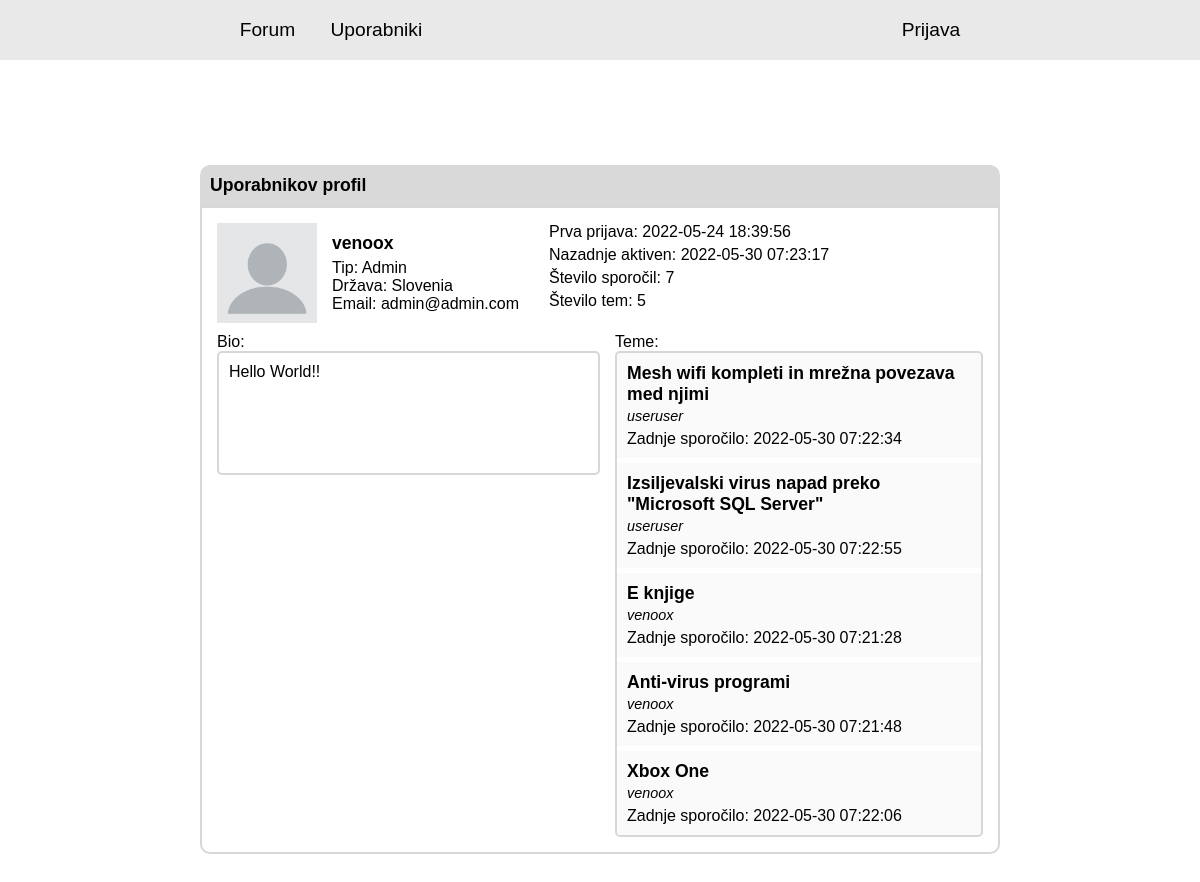
The app's page /code/index.php/user?id=8 with its own data.
### tables this page shows
CREATE TABLE `user` (
  `id` int(11) NOT NULL AUTO_INCREMENT,
  `username` varchar(50) NOT NULL,
  `email` varchar(50) NOT NULL,
  `password` varchar(64) NOT NULL,
  `role` int(11) NOT NULL,
  `bio` text DEFAULT NULL,
  `profile_picture` text NOT NULL DEFAULT 'assets/profile_pictures/default.png',
  `country` int(11) NOT NULL,
  `joined_at` timestamp NOT NULL DEFAULT current_timestamp(),
  `last_active` timestamp NOT NULL DEFAULT current_timestamp(),
  PRIMARY KEY (`id`),
  UNIQUE KEY `username` (`username`),
  UNIQUE KEY `email` (`email`),
  KEY `role` (`role`),
  KEY `country` (`country`),
  CONSTRAINT `user_ibfk_2` FOREIGN KEY (`role`) REFERENCES `role` (`id`),
  CONSTRAINT `user_ibfk_3` FOREIGN KEY (`country`) REFERENCES `country` (`id`)
);

CREATE TABLE `role` (
  `id` int(11) NOT NULL AUTO_INCREMENT,
  `role` varchar(20) NOT NULL,
  PRIMARY KEY (`id`)
);

CREATE TABLE `country` (
  `id` int(11) NOT NULL AUTO_INCREMENT,
  `name` tinytext NOT NULL,
  PRIMARY KEY (`id`)
);

CREATE TABLE `thread` (
  `id` int(11) NOT NULL AUTO_INCREMENT,
  `title` text NOT NULL,
  `description` text DEFAULT NULL,
  `category` int(11) NOT NULL,
  `created_timestamp` timestamp NOT NULL DEFAULT current_timestamp(),
  `original_poster` int(11) NOT NULL,
  `locked` int(11) NOT NULL DEFAULT 0,
  PRIMARY KEY (`id`),
  KEY `category` (`category`),
  KEY `original_poster` (`original_poster`),
  CONSTRAINT `thread_ibfk_1` FOREIGN KEY (`category`) REFERENCES `category` (`id`),
  CONSTRAINT `thread_ibfk_2` FOREIGN KEY (`original_poster`) REFERENCES `user` (`id`)
);

CREATE TABLE `post` (
  `id` int(11) NOT NULL AUTO_INCREMENT,
  `thread` int(11) NOT NULL,
  `user` int(11) NOT NULL,
  `content` text NOT NULL,
  `created_timestamp` timestamp NOT NULL DEFAULT current_timestamp(),
  `modified_timestamp` timestamp NOT NULL DEFAULT '0000-00-00 00:00:00' ON UPDATE current_timestamp(),
  PRIMARY KEY (`id`),
  KEY `thread` (`thread`),
  KEY `user` (`user`),
  CONSTRAINT `post_ibfk_1` FOREIGN KEY (`thread`) REFERENCES `thread` (`id`),
  CONSTRAINT `post_ibfk_2` FOREIGN KEY (`user`) REFERENCES `user` (`id`)
);

### code/controller/UserController.php (called while the page is built, shortened)
<?php
require_once 'model/UserDB.php';
class UserController {
    public static function user() {
        $id = isset($_GET["id"]) ? intval($_GET["id"]) : null;
        $user = UserDB::getUserInfo($id);
        $threads = ThreadDB::getWhere(["original_poster" => $id]);
        foreach ($threads as $key => $thread) {
            $threads[$key]["lastPost"] = ThreadDB::lastPost($thread["id"]);
        }
        $vars = [
            "user" => $user,
            "threads" => $threads
        ];
        ViewHelper::render("view/user-profile.php", $vars);
    }
}

### code/model/UserDB.php (called while the page is built, shortened)
<?php
require_once "model/CRUD.php";
class UserDB extends CRUD {
    public static function getUserInfo($id) {
        $db = DBInit::getInstance();
        $statement = $db->prepare("
        SELECT
            user.id,
            email,
            bio,
            username,
            role.role,
            joined_at,
            last_active,
            profile_picture,
            country,
            country.name AS country_name,
            (SELECT COUNT(*) FROM thread WHERE thread.original_poster = user.id) as thread_count,
            (SELECT COUNT(*) FROM post WHERE post.thread IN (SELECT id FROM thread WHERE thread.original_poster = user.id)) as post_count
        FROM user, role, country
        WHERE user.role = role.id AND user.country = country.id AND user.id = :id;");
        $statement->bindValue(":id", $id);
        $statement->execute();
        return $statement->fetch(PDO::FETCH_ASSOC);
    }
}

### code/model/CRUD.php (called while the page is built, shortened)
<?php
abstract class CRUD {
    public static $table_name = "";
    public static $table_columns = [];
    public static function getWhere($values) {
        $db = DBInit::getInstance();
        $table_name = static::$table_name;
        $table_columns = static::$table_columns;
        $params = "";
        foreach ($values as $column => $_) {
            $params .= "$column = :$column, ";
        }
        $params = rtrim($params, ", ");
        $statement = $db->prepare("SELECT * FROM $table_name WHERE $params");
        foreach ($values as $column => $value) {
            $statement->bindParam(":$column", $value, $table_columns[$column]);
        }
        $statement->execute();
        $items = $statement->fetchAll(PDO::FETCH_ASSOC);
        if ($items != null) {
            return $items;
        } else {
            return [];
        }
    }
}

### code/model/ThreadDB.php (called while the page is built, shortened)
<?php
require_once "model/CRUD.php";
class ThreadDB extends CRUD {
    public static function lastPost($id) {
        $db = DBInit::getInstance();
        $query = "SELECT * FROM post, user WHERE user.id = post.user AND thread = :id ORDER BY created_timestamp DESC LIMIT 1";
        $statement = $db->prepare($query);
        $statement->bindValue(":id", $id);
        $statement->execute();
        return $statement->fetch(PDO::FETCH_ASSOC);
    }
}

### code/view/user-profile.php (the view, shortened to what this page needs)
<?php
include "html-header.php";
include "menu.php";
?>
<body>
    <main>
        <div class="main-header users">
            <div class="user-column">Uporabnikov profil</div>
        </div>
        <div class="section-box">
            <div class="section-content">
                <div class="user-profile">
                    <div class="user-profile-info-container">
                        <div class="user-profile-info">
                            <img class="user-profile-img" width="100px" src="<?= explode("index.php", BASE_URL)[0] . $user["profile_picture"] ?>" />
                            <div class="user-info">
                                <a class="user-name" href="<?= BASE_URL . "user?id=" . $user["id"] ?>"><?= $user["username"] ?></a>
                                <div class="user-role">Tip: <?= $user["role"] ?></div>
                                <div class="user-role">Država: <?= $user["country_name"] ?></div>
                                <div class="user-role">Email: <?= $user["email"] ?></div>
                            </div>
                        </div>
                        <div class="user-profile-activity">
                            <div>Prva prijava: <?= $user["joined_at"] ?></div>
                            <div>Nazadnje aktiven: <?= $user["last_active"] ?></div>
                            <div>Število sporočil: <?= $user["post_count"] ?></div>
                            <div>Število tem: <?= $user["thread_count"] ?></div>
                        </div>
                    </div>
                    <div class="user-profile-bio-thread-container">
                        <div class="user-profile-bio">
                            <div>Bio:</div>
                            <div class="user-profile-bio-content">
                                <?= $user["bio"] ?>
                            </div>
                        </div>
                        <div class="user-profile-threads">
                            <div>Teme:</div>
                            <div class="user-profile-threads-content">
                                <?php foreach ($threads as $thread): ?>
                                <div class="user-profile-thread">
                                    <div class="thread-title">
                                        <a href="<?= BASE_URL . "forum/thread?id=" . $thread["id"] ?>">
                                            <?= $thread["title"] ?>
                                        </a>
                                    </div>
                                    <div class="thread-author">
                                        <span>
                                        <?= $thread["lastPost"]["username"]  ?>
                                        </span>
                                    </div>
                                    <div class="thread-last-message">
                                        Zadnje sporočilo: <?= $thread["lastPost"]["created_timestamp"]  ?>
                                    </div>
                                </div>
                                <?php endforeach; ?>
                            </div>
                        </div>
                    </div>
                </div>
            </div>
        </div>
    </main>
</body>

### code/assets/style.css (style rules this page uses)
* { margin: 0; padding: 0; font-family: Poppins, sans-serif; }
a { text-decoration: none; color: black; }
main { padding: 50px 25px; }
.main-header { display: none; border-radius: 10px 10px 0 0; }
.section-content { border: 2px solid var(--border-gray); border-radius: 0 0 10px 10px; }
@media screen and (min-width: 1200px) { .main-header { display: flex; padding: 10px; } }
@media screen and (min-width: 1200px) { .main-header > div { font-size: 1.1rem; font-weight: 600; } }
@media screen and (min-width: 1200px) { main { padding: 100px 200px; } }
@media screen and (min-width: 1200px) { .main-header { display: flex; align-items: center; background-color: var(--main-gray); } }
.thread-title { margin-bottom: 2px; }
.thread-title > a { font-size: 1.1rem; font-weight: 600; }
.thread-author > span { font-size: 0.9rem; font-style: italic; }
.user-column { display: flex; flex: 4; }
.user-info { display: flex; flex-direction: column; justify-content: center; }
.user-name { font-weight: 600; margin-bottom: 5px; font-size: 1.1rem; }
.user-profile { padding: 15px; }
.user-profile-info { display: flex; margin-bottom: 10px; }
.user-profile-img { margin-right: 15px; }
.user-profile-activity div { margin-bottom: 5px; }
.user-profile-bio { margin: 15px 0; }
.user-profile-bio-content { border: 2px solid var(--border-gray); border-radius: 5px; min-height: 100px; padding: 10px; }
.user-profile-threads-content { border: 2px solid var(--border-gray); border-radius: 5px; }
.user-profile-thread { padding: 10px; background-color: var(--background-gray); margin-bottom: 5px; display: flex; justify-content: center; flex-direction: column; }
.user-profile-thread:last-child { margin-bottom: 0; }
.thread-last-message { margin-top: 5px; }
@media screen and (min-width: 1200px) { .user-profile-info-container { display: flex; } }
@media screen and (min-width: 1200px) { .user-profile-info { margin-right: 30px; } }
@media screen and (min-width: 1200px) { .user-profile-bio-thread-container { display: flex; } }
@media screen and (min-width: 1200px) { .user-profile-bio { margin: 0 15px 0 0; min-width: 50%; } }
@media screen and (min-width: 1200px) { .user-profile-threads { min-width: 48%; } }

### records on screen
user: profile_picture (placeholder picture), username "venoox", role.role "Admin", country.name "Slovenia", email "admin@admin.com", joined_at "2022-05-24 18:39:56", last_active "2022-05-30 07:23:17", bio "Hello World!!"
thread: title "Mesh wifi kompleti in mrežna povezava med njimi"
user: username "useruser"
post: created_timestamp "2022-05-30 07:22:34"
thread: title "Izsiljevalski virus napad preko \"Microsoft SQL Server\""
post: created_timestamp "2022-05-30 07:22:55"
thread: title "E knjige", original_poster.username "venoox"
post: created_timestamp "2022-05-30 07:21:28"
thread: title "Anti-virus programi", original_poster.username "venoox"
post: created_timestamp "2022-05-30 07:21:48"
thread: title "Xbox One", original_poster.username "venoox"
post: created_timestamp "2022-05-30 07:22:06"

### other values on screen
$link["name"] "Forum"
$link["name"] "Uporabniki"
$link["name"] "Prijava"
$user["post_count"] "7"
$user["thread_count"] "5"
